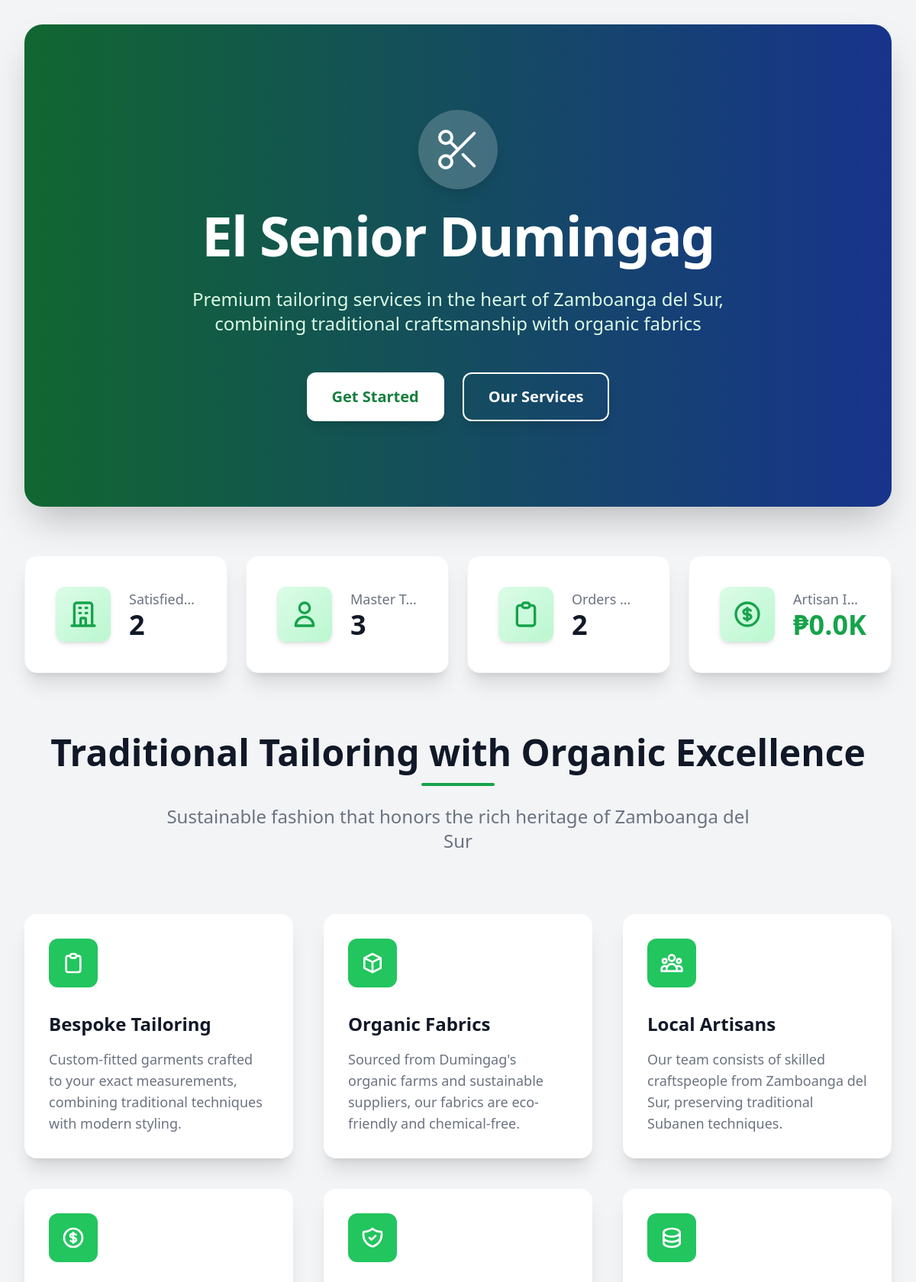
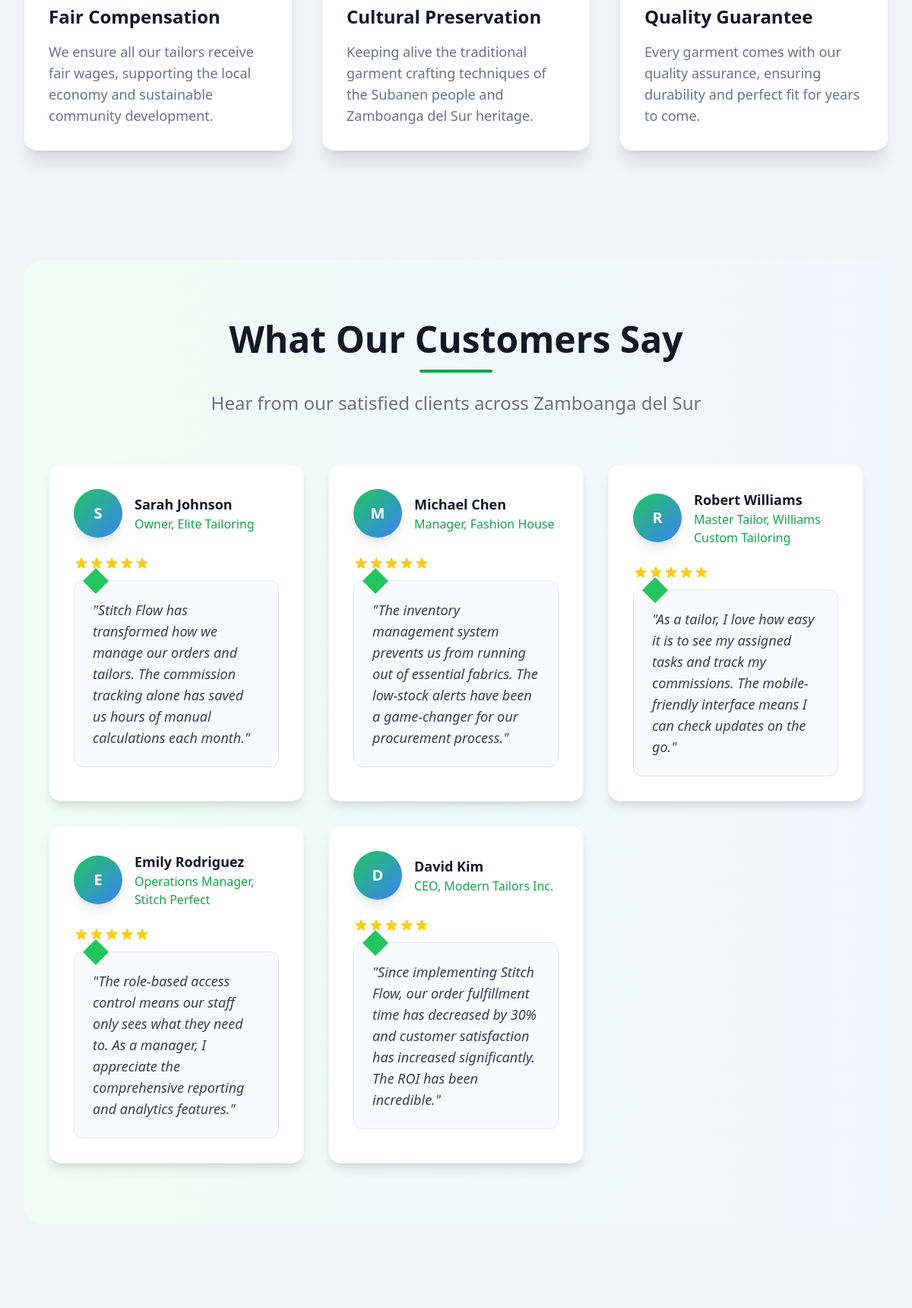
The page / (upper part) on the database its author committed (2 pictures, top to bottom).
### etailoring/models.py (models this page shows, shortened)
class Testimonial(models.Model):
    name = models.CharField(max_length=100)
    role = models.CharField(max_length=100)
    company = models.CharField(max_length=100)
    quote = models.TextField()
    is_active = models.BooleanField(default=True)
    created_at = models.DateTimeField(auto_now_add=True)

### etailoring/views.py (the view, shortened to what this page needs)
# urls.py: path('', views.homepage, name='homepage'),
def homepage(request):
    try:
        customers_count = Customer.objects.count()
        tailors_count = Tailor.objects.count()
        completed_orders_count = Order.objects.filter(status='COMPLETED').count()
        total_commissions = Commission.objects.filter(status='PAID').aggregate(Sum('amount'))
        commission_amount = total_commissions['amount__sum'] if total_commissions['amount__sum'] else 0
        if commission_amount >= 1000:
            commission_amount = commission_amount / 1000
        testimonials = Testimonial.objects.filter(is_active=True)
        context = {
            'customers_count': customers_count,
            'tailors_count': tailors_count,
            'completed_orders_count': completed_orders_count,
            'commission_amount': commission_amount,
            'testimonials': testimonials,
        }
    except Exception as e:
        print(f"Error fetching homepage statistics: {e}")
        context = {
            'customers_count': 0,
            'tailors_count': 0,
            'completed_orders_count': 0,
            'commission_amount': 0,
            'testimonials': [],
        }
    return render(request, 'homepage.html', context)

### templates/homepage.html (shortened to what this page needs)
{% extends 'base.html' %}
{% block content %}
<div class="max-w-7xl mx-auto px-4 sm:px-6 lg:px-8">
    <div class="relative overflow-hidden rounded-3xl bg-gradient-to-r from-green-700 to-blue-800 my-8 shadow-2xl">
        <div class="absolute inset-0 bg-black opacity-20"></div>
        <div class="relative max-w-7xl mx-auto py-20 px-4 sm:py-28 sm:px-6 lg:px-8">
            <div class="text-center">
                <div class="flex justify-center mb-6">
                    <div class="bg-white/20 backdrop-blur-sm rounded-full p-5 shadow-lg transform hover:rotate-45 transition-transform duration-300">
                    </div>
                </div>
                <h1 class="text-5xl font-extrabold tracking-tight text-white sm:text-6xl lg:text-7xl">
                    El Senior Dumingag
                </h1>
                <p class="mt-8 max-w-2xl mx-auto text-2xl text-green-100 sm:max-w-3xl">
                    Premium tailoring services in the heart of Zamboanga del Sur, combining traditional craftsmanship with organic fabrics
                </p>
                <div class="mt-12 flex justify-center gap-6">
                    <a href="{% url 'etailoring:login' %}" class="inline-flex items-center px-8 py-4 border border-transparent text-xl font-bold rounded-xl text-green-700 bg-white hover:bg-green-50 transition-all duration-300 transform hover:-translate-y-1 shadow-lg">
                        Get Started
                    </a>
                    <a href="#features" class="inline-flex items-center px-8 py-4 border-2 border-white text-xl font-bold rounded-xl text-white bg-transparent hover:bg-white hover:text-green-700 transition-all duration-300 shadow-lg">
                        Our Services
                    </a>
                </div>
            </div>
        </div>
    </div>
    <div class="mt-16 grid grid-cols-1 gap-6 sm:grid-cols-2 lg:grid-cols-4">
        <div class="bg-white overflow-hidden shadow-xl rounded-2xl hover:shadow-2xl transition-all duration-300 transform hover:-translate-y-2 border border-gray-100">
            <div class="px-6 py-8 sm:p-10">
                <div class="flex items-center">
                    <div class="flex-shrink-0 bg-gradient-to-br from-green-100 to-green-200 rounded-xl p-4 shadow-md">
                    </div>
                    <div class="ml-6 w-0 flex-1">
                        <dl>
                            <dt class="text-lg font-medium text-gray-500 truncate">Satisfied Clients</dt>
                            <dd class="flex items-baseline">
                                <div class="text-4xl font-extrabold text-gray-900">{{ customers_count|default:"0" }}</div>
                            </dd>
                        </dl>
                    </div>
                </div>
            </div>
        </div>
        <div class="bg-white overflow-hidden shadow-xl rounded-2xl hover:shadow-2xl transition-all duration-300 transform hover:-translate-y-2 border border-gray-100">
            <div class="px-6 py-8 sm:p-10">
                <div class="flex items-center">
                    <div class="flex-shrink-0 bg-gradient-to-br from-green-100 to-green-200 rounded-xl p-4 shadow-md">
                        <svg class="h-10 w-10 text-green-600" xmlns="http://www.w3.org/2000/svg" fill="none" viewBox="0 0 24 24" stroke="currentColor">
                            <path stroke-linecap="round" stroke-linejoin="round" stroke-width="2" d="M16 7a4 4 0 11-8 0 4 4 0 018 0zM12 14a7 7 0 00-7 7h14a7 7 0 00-7-7z" />
                        </svg>
                    </div>
                    <div class="ml-6 w-0 flex-1">
                        <dl>
                            <dt class="text-lg font-medium text-gray-500 truncate">Master Tailors</dt>
                            <dd class="flex items-baseline">
                                <div class="text-4xl font-extrabold text-gray-900">{{ tailors_count|default:"0" }}</div>
                            </dd>
                        </dl>
                    </div>
                </div>
            </div>
        </div>
        <div class="bg-white overflow-hidden shadow-xl rounded-2xl hover:shadow-2xl transition-all duration-300 transform hover:-translate-y-2 border border-gray-100">
            <div class="px-6 py-8 sm:p-10">
                <div class="flex items-center">
                    <div class="flex-shrink-0 bg-gradient-to-br from-green-100 to-green-200 rounded-xl p-4 shadow-md">
                    </div>
                    <div class="ml-6 w-0 flex-1">
                        <dl>
                            <dt class="text-lg font-medium text-gray-500 truncate">Orders Completed</dt>
                            <dd class="flex items-baseline">
                                <div class="text-4xl font-extrabold text-gray-900">{{ completed_orders_count|default:"0" }}</div>
                            </dd>
                        </dl>
                    </div>
                </div>
            </div>
        </div>
        <div class="bg-white overflow-hidden shadow-xl rounded-2xl hover:shadow-2xl transition-all duration-300 transform hover:-translate-y-2 border border-gray-100">
            <div class="px-6 py-8 sm:p-10">
                <div class="flex items-center">
                    <div class="flex-shrink-0 bg-gradient-to-br from-green-100 to-green-200 rounded-xl p-4 shadow-md">
                    </div>
                    <div class="ml-6 w-0 flex-1">
                        <dl>
                            <dt class="text-lg font-medium text-gray-500 truncate">Artisan Income Generated</dt>
                            <dd class="flex items-baseline">
                                <div class="text-4xl font-extrabold text-green-600">₱{{ commission_amount|floatformat:1|default:"0" }}K</div>
                            </dd>
                        </dl>
                    </div>
                </div>
            </div>
        </div>
    </div>
    <div id="features" class="py-20">
        <div class="text-center mb-16">
            <h2 class="text-4xl font-extrabold text-gray-900 sm:text-5xl">
                Traditional Tailoring with Organic Excellence
            </h2>
            <div class="mt-4 w-24 h-1 bg-green-600 mx-auto rounded-full"></div>
            <p class="mt-6 max-w-3xl mx-auto text-2xl text-gray-500">
                Sustainable fashion that honors the rich heritage of Zamboanga del Sur
            </p>
        </div>
        <div class="mt-20">
            <div class="grid grid-cols-1 gap-10 md:grid-cols-2 lg:grid-cols-3">
                <div class="bg-white rounded-2xl shadow-xl p-8 hover:shadow-2xl transition-all duration-300 transform hover:-translate-y-2">
                    <div class="flex items-center justify-center h-16 w-16 rounded-xl bg-green-500 text-white">
                        <svg xmlns="http://www.w3.org/2000/svg" class="h-8 w-8" fill="none" viewBox="0 0 24 24" stroke="currentColor">
                            <path stroke-linecap="round" stroke-linejoin="round" stroke-width="2" d="M9 5H7a2 2 0 00-2 2v12a2 2 0 002 2h10a2 2 0 002-2V7a2 2 0 00-2-2h-2M9 5a2 2 0 002 2h2a2 2 0 002-2M9 5a2 2 0 012-2h2a2 2 0 012 2" />
                        </svg>
                    </div>
                    <div class="mt-8">
                        <h3 class="text-2xl font-bold text-gray-900">Bespoke Tailoring</h3>
                        <p class="mt-4 text-lg text-gray-500">
                            Custom-fitted garments crafted to your exact measurements, combining traditional techniques with modern styling.
                        </p>
                    </div>
                </div>
                <div class="bg-white rounded-2xl shadow-xl p-8 hover:shadow-2xl transition-all duration-300 transform hover:-translate-y-2">
                    <div class="flex items-center justify-center h-16 w-16 rounded-xl bg-green-500 text-white">
                        <svg xmlns="http://www.w3.org/2000/svg" class="h-8 w-8" fill="none" viewBox="0 0 24 24" stroke="currentColor">
                            <path stroke-linecap="round" stroke-linejoin="round" stroke-width="2" d="M20 7l-8-4-8 4m16 0l-8 4m8-4v10l-8 4m0-10L4 7m8 4v10M4 7v10l8 4" />
                        </svg>
                    </div>
                    <div class="mt-8">
                        <h3 class="text-2xl font-bold text-gray-900">Organic Fabrics</h3>
                        <p class="mt-4 text-lg text-gray-500">
                            Sourced from Dumingag's organic farms and sustainable suppliers, our fabrics are eco-friendly and chemical-free.
                        </p>
                    </div>
                </div>
                <div class="bg-white rounded-2xl shadow-xl p-8 hover:shadow-2xl transition-all duration-300 transform hover:-translate-y-2">
                    <div class="flex items-center justify-center h-16 w-16 rounded-xl bg-green-500 text-white">
                    </div>
                    <div class="mt-8">
                        <h3 class="text-2xl font-bold text-gray-900">Local Artisans</h3>
                        <p class="mt-4 text-lg text-gray-500">
                            Our team consists of skilled craftspeople from Zamboanga del Sur, preserving traditional Subanen techniques.
                        </p>
                    </div>
                </div>
                <div class="bg-white rounded-2xl shadow-xl p-8 hover:shadow-2xl transition-all duration-300 transform hover:-translate-y-2">
                    <div class="flex items-center justify-center h-16 w-16 rounded-xl bg-green-500 text-white">
                    </div>
                    <div class="mt-8">
                        <h3 class="text-2xl font-bold text-gray-900">Fair Compensation</h3>
                        <p class="mt-4 text-lg text-gray-500">
                            We ensure all our tailors receive fair wages, supporting the local economy and sustainable community development.
                        </p>
                    </div>
                </div>
                <div class="bg-white rounded-2xl shadow-xl p-8 hover:shadow-2xl transition-all duration-300 transform hover:-translate-y-2">
                    <div class="flex items-center justify-center h-16 w-16 rounded-xl bg-green-500 text-white">
                    </div>
                    <div class="mt-8">
                        <h3 class="text-2xl font-bold text-gray-900">Cultural Preservation</h3>
                        <p class="mt-4 text-lg text-gray-500">
                            Keeping alive the traditional garment crafting techniques of the Subanen people and Zamboanga del Sur heritage.
                        </p>
                    </div>
                </div>
                <div class="bg-white rounded-2xl shadow-xl p-8 hover:shadow-2xl transition-all duration-300 transform hover:-translate-y-2">
                    <div class="flex items-center justify-center h-16 w-16 rounded-xl bg-green-500 text-white">
                    </div>
                    <div class="mt-8">
                        <h3 class="text-2xl font-bold text-gray-900">Quality Guarantee</h3>
                        <p class="mt-4 text-lg text-gray-500">
                            Every garment comes with our quality assurance, ensuring durability and perfect fit for years to come.
                        </p>
                    </div>
                </div>
            </div>
        </div>
    </div>
    <div class="py-20 bg-gradient-to-r from-green-50 to-blue-50 rounded-3xl my-16">
        <div class="max-w-7xl mx-auto px-4 sm:px-6 lg:px-8">
            <div class="text-center mb-16">
                <h2 class="text-4xl font-extrabold text-gray-900 sm:text-5xl">
                    What Our Customers Say
                </h2>
                <div class="mt-4 w-24 h-1 bg-green-600 mx-auto rounded-full"></div>
                <p class="mt-6 max-w-2xl mx-auto text-2xl text-gray-500">
                    Hear from our satisfied clients across Zamboanga del Sur
                </p>
            </div>
            <div class="mt-16">
                <div class="grid grid-cols-1 gap-8 md:grid-cols-2 lg:grid-cols-3">
                    {% for testimonial in testimonials %}
                    <div class="bg-white rounded-2xl shadow-lg p-8 border border-gray-100 hover:shadow-xl transition-all duration-300 transform hover:-translate-y-2 hover:scale-105">
                        <div class="flex items-center mb-6">
                            <div class="flex-shrink-0">
                                <div class="bg-gradient-to-br from-green-500 to-blue-500 rounded-full w-16 h-16 flex items-center justify-center text-white font-bold text-xl shadow-lg transform transition-transform duration-300 hover:scale-110">
                                    {{ testimonial.name|first }}
                                </div>
                            </div>
                            <div class="ml-4">
                                <h4 class="text-lg font-bold text-gray-900">{{ testimonial.name }}</h4>
                                <p class="text-green-600 font-medium">{{ testimonial.role }}, {{ testimonial.company }}</p>
                            </div>
                        </div>
                        <div class="flex text-yellow-400 mb-3">
                        </div>
                        <div class="bg-gray-50 p-6 rounded-xl border border-gray-200 relative">
                            <div class="absolute top-0 left-4 -translate-y-1/2 bg-green-500 w-6 h-6 rotate-45 transform"></div>
                            <p class="text-lg text-gray-700 italic relative z-10">"{{ testimonial.quote }}"</p>
                        </div>
                    </div>
                    {% empty %}
                    <div class="col-span-3 text-center py-12">
                        <p class="text-xl text-gray-500">No testimonials available at the moment.</p>
                    </div>
                    {% endfor %}
                </div>
            </div>
        </div>
    </div>
    <div class="py-16">
    </div>
</div>
{% endblock %}

### rows shown on the page
Testimonial: name|first "S", name "Sarah Johnson", role "Owner", company "Elite Tailoring", quote "Stitch Flow has transformed how we manage our orders and tailors. The commission tracking alone has saved us hours of manual calculations each month."
Testimonial: name|first "M", name "Michael Chen", role "Manager", company "Fashion House", quote "The inventory management system prevents us from running out of essential fabrics. The low-stock alerts have been a game-changer for our procurement process."
Testimonial: name|first "R", name "Robert Williams", role "Master Tailor", company "Williams Custom Tailoring", quote "As a tailor, I love how easy it is to see my assigned tasks and track my commissions. The mobile-friendly interface means I can check updates on the go."
Testimonial: name|first "E", name "Emily Rodriguez", role "Operations Manager", company "Stitch Perfect", quote "The role-based access control means our staff only sees what they need to. As a manager, I appreciate the comprehensive reporting and analytics features."
Testimonial: name|first "D", name "David Kim", role "CEO", company "Modern Tailors Inc.", quote "Since implementing Stitch Flow, our order fulfillment time has decreased by 30% and customer satisfaction has increased significantly. The ROI has been incredible."

### other values the page prints
{{ customers_count|default:"0" }} "2"
{{ tailors_count|default:"0" }} "3"
{{ completed_orders_count|default:"0" }} "2"
{{ commission_amount|floatformat:1|default:"0" }} "0.0"
